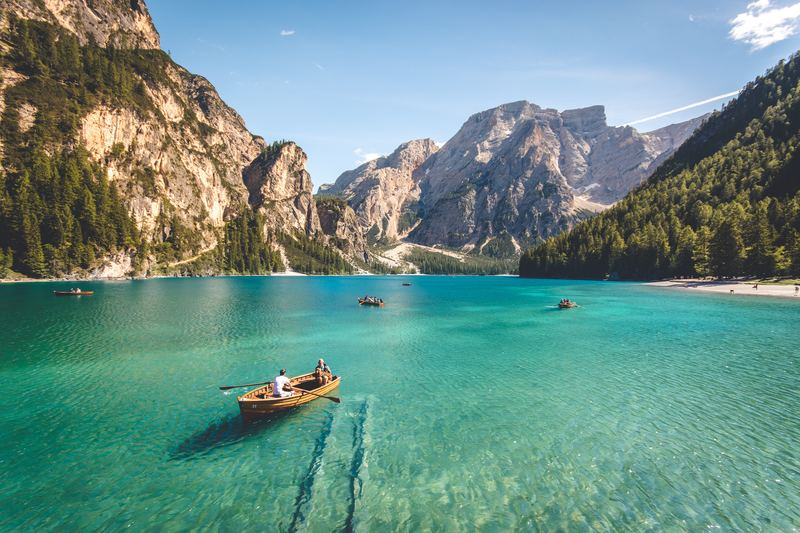
#> input picture HW3/test.jpg, 800 x 533 px, found by its file name
$ python HW2_test.py   (older library calls are emulated)
#> lines starting #> are read from the running program, lines starting #| are printed output that depends on the picture; after the words box and inside, x2 and y2 are one past the last pixel; in counts of white or black regions, pixels touching at a corner belong together
import cv2
import numpy as np

def scale_to_0_255(img):
    min_val = np.min(img)
    max_val = np.max(img)
    new_img = (img - min_val) / (max_val - min_val) # 0-1
    new_img *= 255
    return new_img

img = cv2.imread('test.jpg',0)
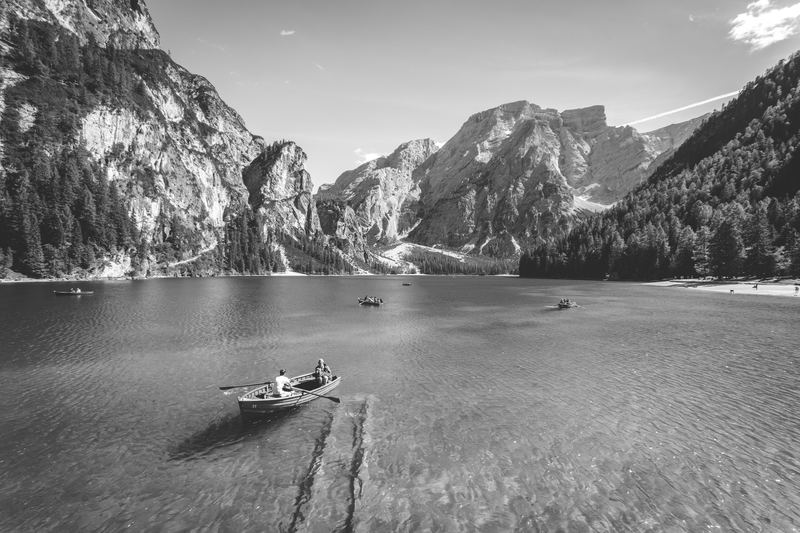
#> img: shape (533, 800); min 7, max 255, mean 131.7

laplacian = cv2.Laplacian(img, cv2.CV_64F)
sobelx = cv2.Sobel(img, cv2.CV_64F, 1, 0, ksize=3)
sobely = cv2.Sobel(img, cv2.CV_64F, 0, 1, ksize=3)
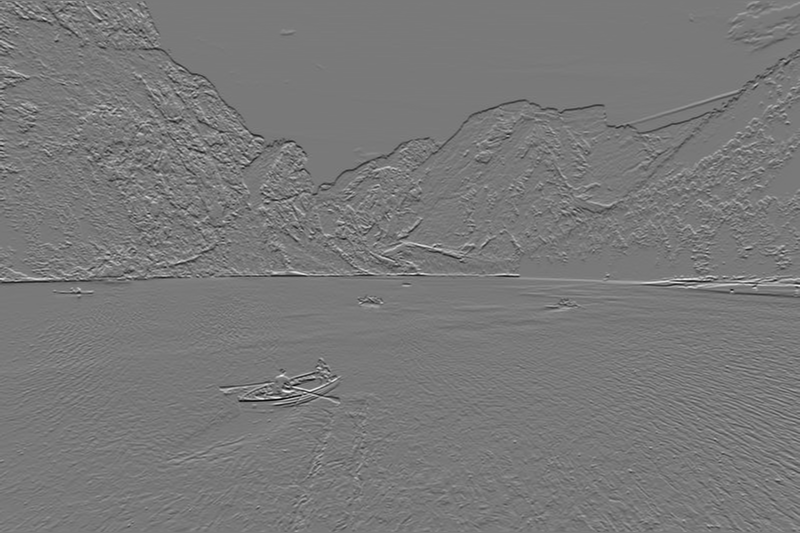
#> sobely: shape (533, 800) float64; min -784, max 865, mean -0.5; drawn with min black and max white
sobelxy = cv2.Sobel(img, cv2.CV_64F, 1, 1, ksize=3)

print('[Before Scale] laplacian image min-max:', np.min(laplacian), '-', np.max(laplacian))
#| [Before Scale] laplacian image min-max: -389.0 - 424.0

cv2.imshow('before_scale-laplacian.jpg', laplacian)
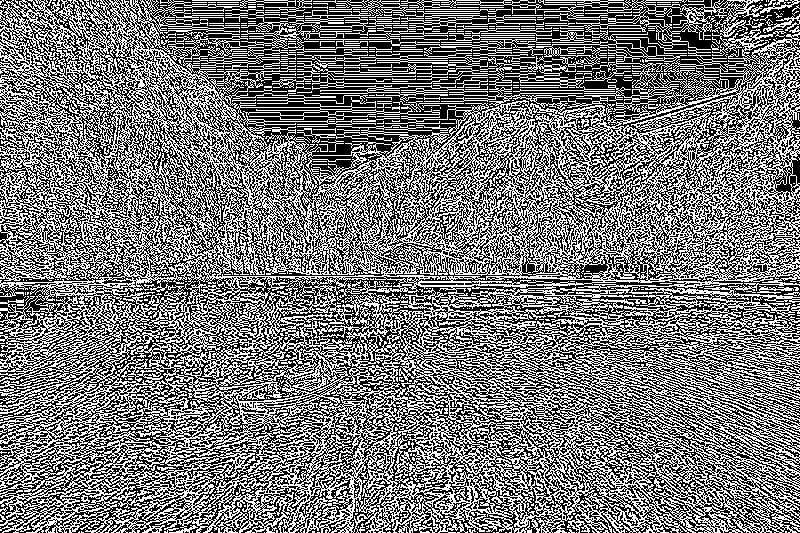
#> window 'before_scale-laplacian.jpg': shape (533, 800); 47.1% white in thin lines or dots
cv2.imshow('before_scale-sobelx.jpg', sobelx)
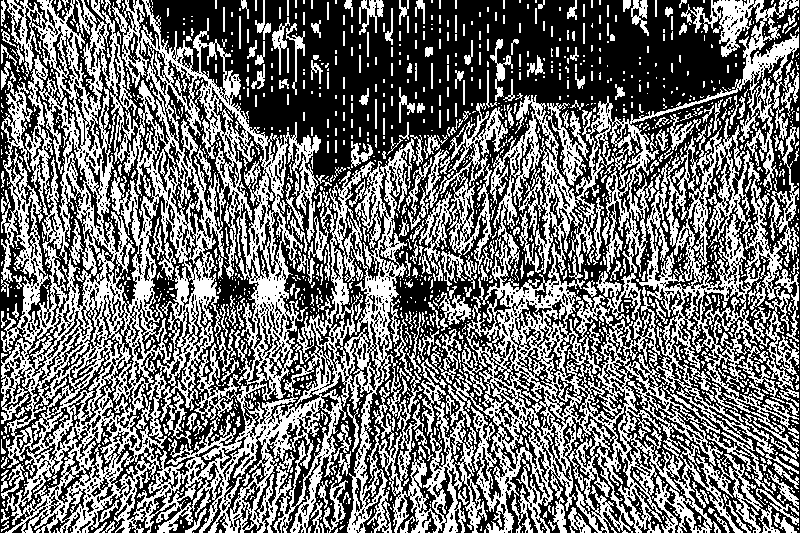
#> window 'before_scale-sobelx.jpg': shape (533, 800); 44.7% white in thin lines or dots
cv2.imshow('before_scale-sobely.jpg', sobely)
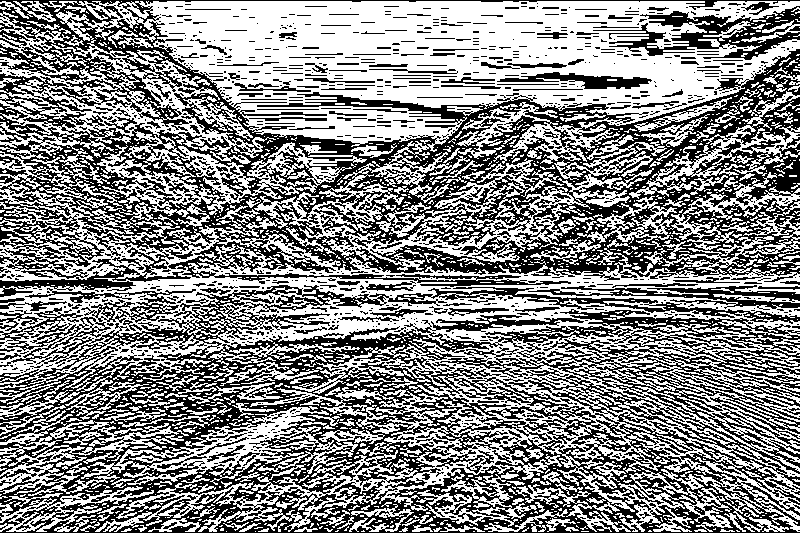
#> window 'before_scale-sobely.jpg': shape (533, 800); 53.3% white; black in thin lines or dots
cv2.imshow('before_scale-sobelxy.jpg', sobelxy)
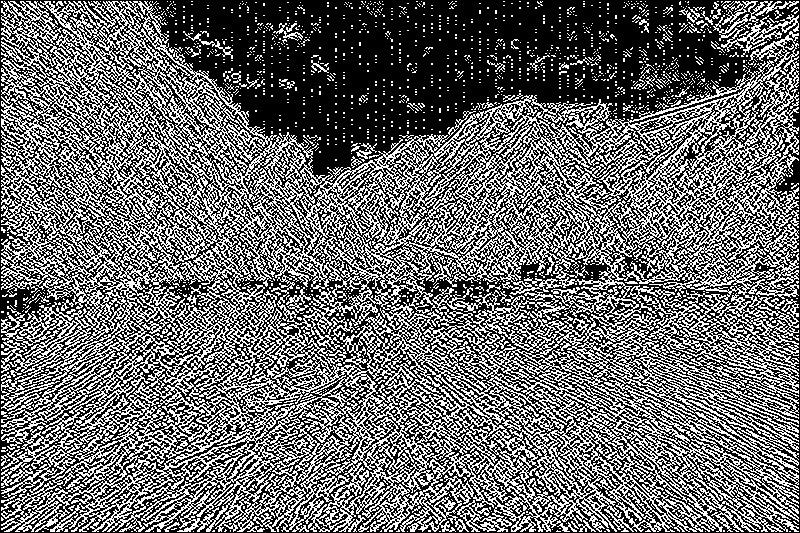
#> window 'before_scale-sobelxy.jpg': shape (533, 800); 41.9% white in thin lines or dots

laplacian = scale_to_0_255(laplacian)
#> in scale_to_0_255, `min_val = np.min(img)`: min_val = -389
#> in scale_to_0_255, `max_val = np.max(img)`: max_val = 424
sobelx =scale_to_0_255(sobelx)
sobely = scale_to_0_255(sobely)
sobelxy = scale_to_0_255(sobelxy)
print('[After Scale] laplacian image min-max:', np.min(laplacian), '-', np.max(laplacian))
#| [After Scale] laplacian image min-max: 0.0 - 255.0

cv2.imshow('laplacian.jpg', laplacian)
cv2.imshow('sobelx.jpg', sobelx)
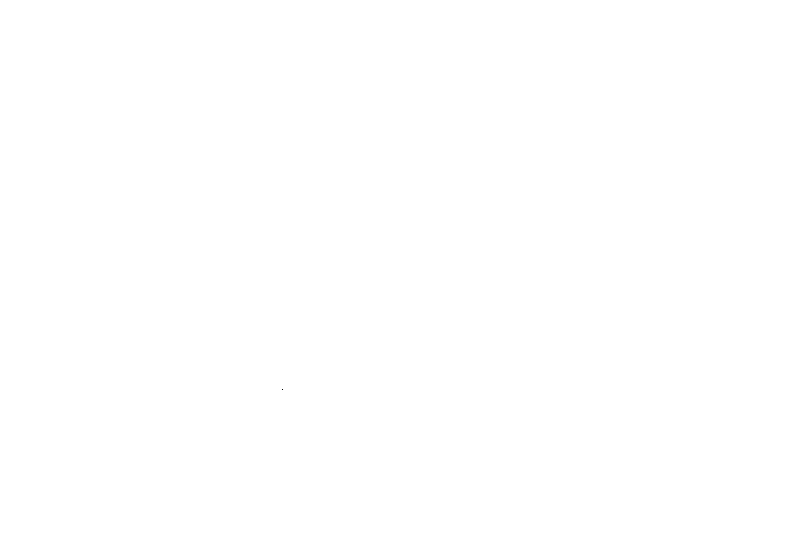
#> window 'sobelx.jpg': shape (533, 800); 100% white; black in thin lines or dots, all inside (x1, y1, x2, y2) = (282, 389, 283, 390)
cv2.imshow('sobely.jpg', sobely)
cv2.imshow('sobelxy.jpg', sobelxy)

cv2.waitKey(0)
cv2.destroyAllWindows()

$ run again, with HW3/sample.jpg copied over HW3/test.jpg
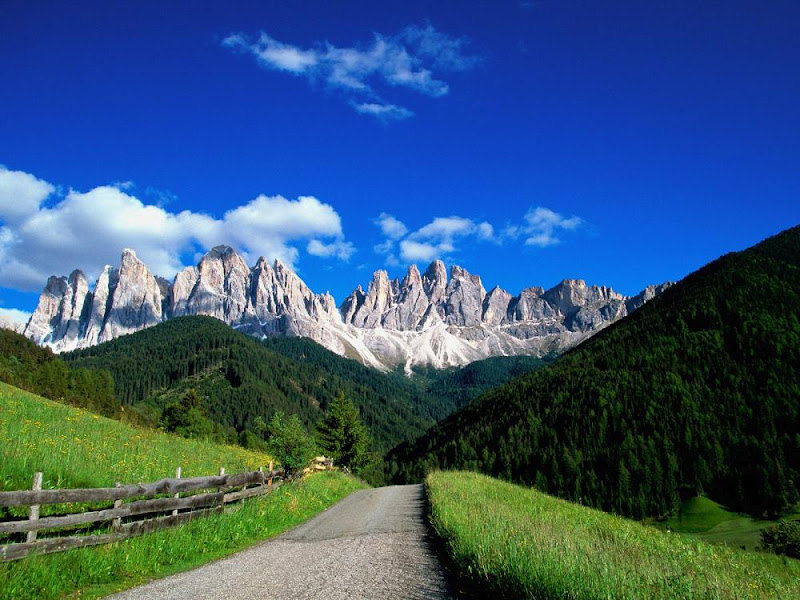
#> input picture HW3/sample.jpg, 800 x 600 px, found by its file name
#| [Before Scale] laplacian image min-max: -524.0 - 580.0
#> `cv2.imshow('before_scale-laplacian.jpg', laplacian)`:
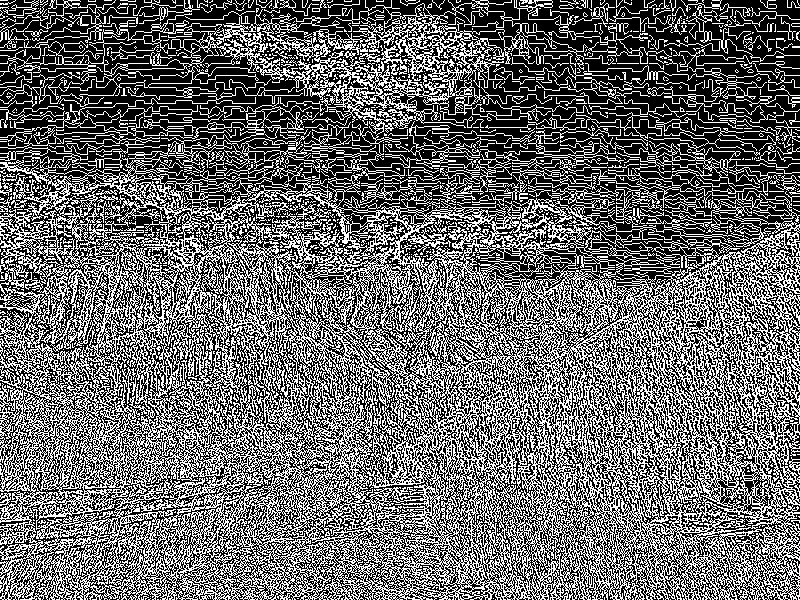
#> window 'before_scale-laplacian.jpg': shape (600, 800); 41.1% white in thin lines or dots
#> `cv2.imshow('before_scale-sobelxy.jpg', sobelxy)`:
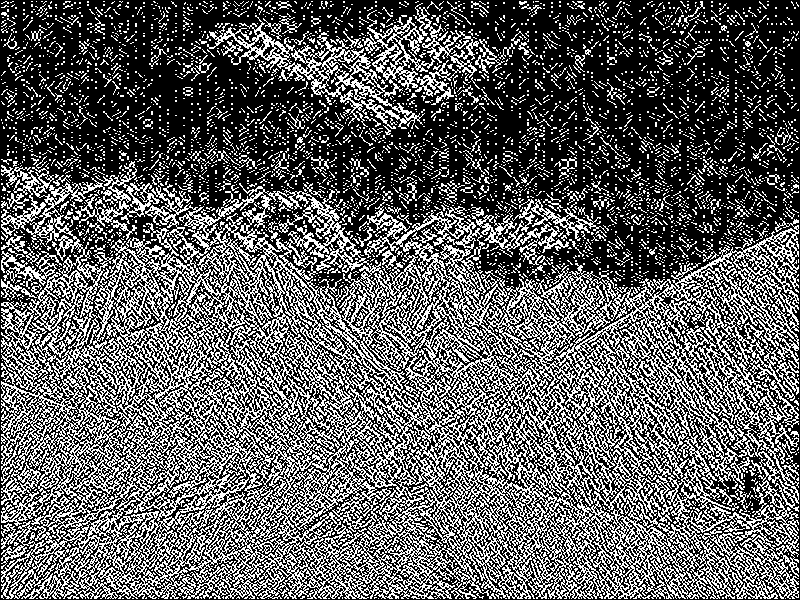
#> window 'before_scale-sobelxy.jpg': shape (600, 800); 37% white in thin lines or dots
#> min_val = -524
#> max_val = 580
#| [After Scale] laplacian image min-max: 0.0 - 255.0
